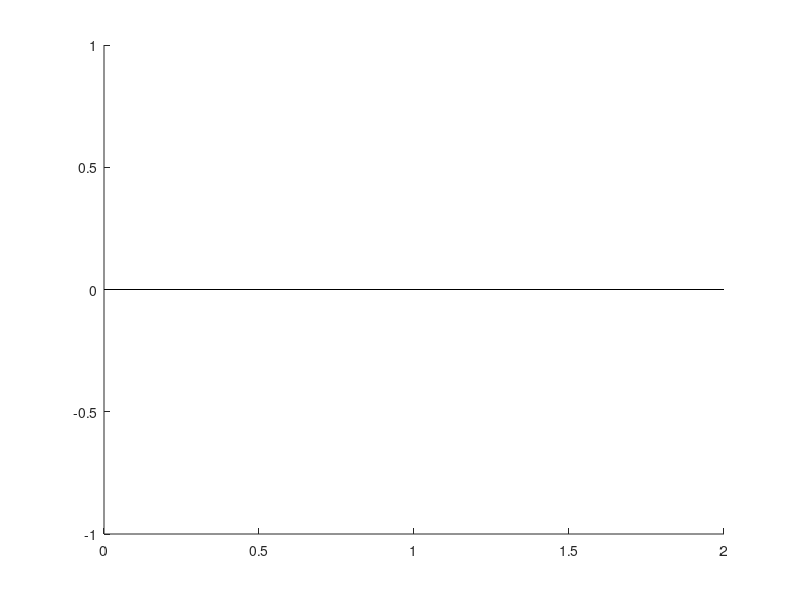

This chart was generated by the following MATLAB code: (Note: this script raises an error after producing the figure.)
% Specify the folder containing your .csv files
folderPath = 'D:\PhD 2nd Year\DLC Extinction Data Cohort 1\Habituation\Extinction';
% folderPath = 'D:\PhD 2nd Year\DLC Extinction Data Cohort 1\Habituation\Renewal';

% Get a list of all .csv files in the specified folder
fileList = dir(fullfile(folderPath, '*habituation*.csv'));

% identify number of mice
num_mice = length(fileList);

% Initialise a cell array to store each T matrix
T_matrices = cell(1, num_mice);
file_names = cell(num_mice, 1);

% iterate over each file, load it, and the correct columns from the .csv
% file
for i = 1:num_mice
    filePath = fullfile(folderPath, fileList(i).name);
     % load the .mat file
    data = readmatrix(filePath); 
    T_matrices{i} = data(:, [14, 15])'; 
    % for each mouse (cells) contain x and y coordinates (row) of body anterior body marker for each frame (colums)
    file_names{i} = fileList(i).name;
    % stores file names for sorting later
end

clearvars data i filePath % cleatr unnecessary variables 

%% Calculating freezing behaviour in % time spent freezing

% general freezing behaviour definition (same for all mice)

freezing_velocity_threshold = 1.1; % pixels per frame, change as needed (*0.048*15 to get cm/s value)
freezing_duration_threshold = 1*15; % convert seconds to frames (1 second × 15 FPS)

% initialise vector to store % time spent freezing for all mice
mice_freezing = zeros(1, num_mice);

% Looping through mice 
% - has to be done for each mouse individually (because all recorded for diffrent times i.e. different number of frames)
for mouse_idx = 1:num_mice
    % Step 1: Getting xy positional data and number of frames for this mouse
        
        x_pos = T_matrices{mouse_idx}(1,:);     % extracting x coordinates (for all frames)
        y_pos = T_matrices{mouse_idx}(2,:);     % extracting y coordinates (for all frames)
        num_frames = length(x_pos);             % extracting number frames (different for each mouse)
    
    % Step 2: calculating  x and y coordinate differences between frames 
        
        dx = [0, diff(x_pos)]; % difference in x coordimnates between frames
        dy = [0, diff(y_pos)]; % difference in y coordimnates between frames
                               % adds a 0 at start to maintain correct trial length
    
    % Step 3: calcuting Euclidian distance between frames    
    
        dist = sqrt(dx.^2 + dy.^2);     % calcuting Euclidian distance
          
    % Step 4: define freezing behaviour

        freeze_counter_matrix = dist < freezing_velocity_threshold;   % logical array that contains 1 dor when traveled more than treshold distance between frames (and 0 if not)
        [labeled_freezing, num_segments] = bwlabel(freeze_counter_matrix); % labeled_freezing is a vector same size as freeze_counter_matrix, but has a unique value for each 'blob' of consecutive trials
        
        segment_props = regionprops(labeled_freezing, 'Area');   % extracts length of connected regions in labeled_freezing and stores it in segment_props.Area
        segment_lengths = [segment_props.Area]; % Extract segment lengths from struct
        
        freezing_segments = segment_lengths(segment_lengths >= freezing_duration_threshold); % Filter segments that meet freezing duration threshold (15 frames or longer)
        total_freezing_frames = sum(freezing_segments); % calculates total number of frames spent in freezing
        freezing_seconds = total_freezing_frames / 15 ; % calculates total seconds spent freezing (at 15 frames per second sampling rate)

    % Step 5: calculate percentage of time spent freezing (in sec)
        total_seconds = num_frames / 15; % calculates the duration of total video in second
        percentage_freezing = freezing_seconds / total_seconds; % calulates  percentage of seconds spent freezing over entire recording

    % Step 6: save result
        mice_freezing(mouse_idx) = percentage_freezing; % stores result for each mouse 
end


%% Plotting results for vehicle and psilocybin group

% Splitting into treatment groups 
psilocybin_freezing_data = mice_freezing(2:2:end)*100;
vehicle_freezing_data = mice_freezing(1:2:end)*100;

% Calculate means and standard deviations
mean_psilocybin_habituation = mean(psilocybin_freezing_data);
std_psilocybin = std(psilocybin_freezing_data);
mean_vehicle_habituation = mean(vehicle_freezing_data);
std_vehicle = std(vehicle_freezing_data);

% Create a figure
figure;
hold on;

% Plot mean values as bars
bar(1, mean_psilocybin_habituation, 'FaceColor', 'red', 'FaceAlpha', 0.6, 'EdgeColor', 'black', 'LineWidth', 2, 'DisplayName', 'Psilocybin Mean');
bar(2, mean_vehicle_habituation, 'FaceColor', 'black', 'FaceAlpha', 0.6, 'EdgeColor', 'black', 'LineWidth', 2, 'DisplayName', 'Vehicle Mean');

% Add error bars for standard deviation
errorbar([1, 2], [mean_psilocybin_habituation, mean_vehicle_habituation], [std_psilocybin, std_vehicle], ...
    'k', 'linestyle', 'none', 'CapSize', 10, 'LineWidth', 1.5, 'DisplayName', 'Std Dev');

% Customize plot
ylim ([0 30]);
xticks([1, 2]);
xticklabels({'Psilocybin', 'Vehicle'});

% Set axis properties
ax = gca;
ax.FontWeight = 'bold';  % Make all text in axes bold
ax.FontSize = 12;         % Increase font size for better visibility
ax.LineWidth = 2;         % Make the axes lines bold
ax.GridLineWidth = 0.5;   % Keep grid lines thin

% Labels and title
ylabel('Mean % Time Spent Freezing', 'FontWeight', 'bold');
% xlabel('Treatment Group', 'FontWeight', 'bold');
% title('Freezing Probability by Treatment Group', 'FontWeight', 'bold');

grid on;
hold off;

save_folder = 'D:\PhD 2nd Year\Figures\BNA poster figures'; 
save_path = fullfile(save_folder, 'pre_extinction_habituation.png');

% Save figure
print(gcf, save_path, '-dpng', '-r300');